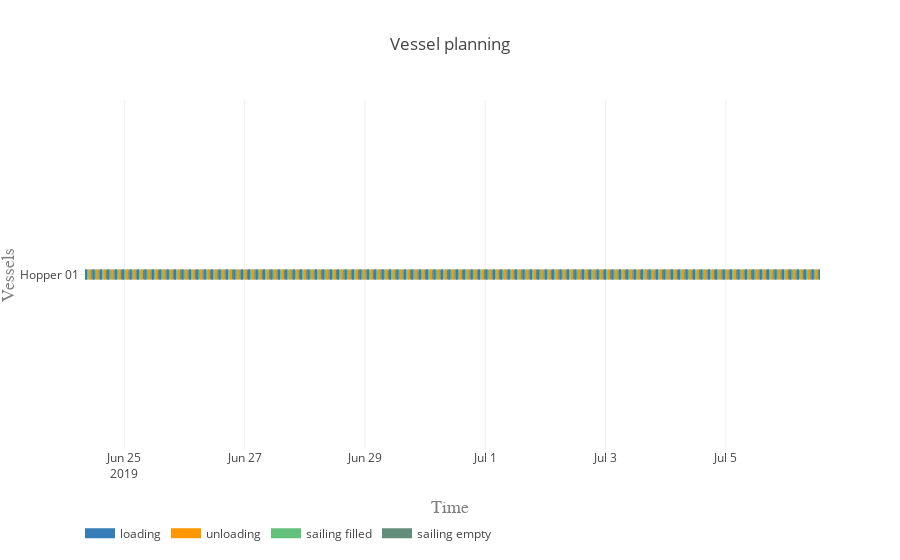

The notebook cell saved with this chart:
### Markdown cell above
#### Vessel planning

### Code cell
vessels = [hopper]

activities = ['loading', 'unloading', 'sailing filled', 'sailing empty']
colors = {0:'rgb(55,126,184)', 1:'rgb(255,150,0)', 2:'rgb(98, 192, 122)', 3:'rgb(98, 141, 122)'}

plot.vessel_planning(vessels, activities, colors)

### Figure 1 — Plotly figure (JSON) as saved in the notebook; plotly's stock layout.template omitted (floating-point values rounded to 4 significant figures; data arrays with more than 128 entries replaced by an {"elided": "..."} marker saying what was removed)
{"data": [{"connectgaps": false, "hoverinfo": "y+name", "line": {"color": "rgb(55,126,184)", "width": 10}, "mode": "lines", "name": "loading", "type": "scatter", "uid": "fc20e80a-3261-4156-aefa-ac84afdd64b4", "x": {"elided": "1000 str values"}, "y": {"elided": "1000 str values"}}, {"connectgaps": false, "hoverinfo": "y+name", "line": {"color": "rgb(255,150,0)", "width": 10}, "mode": "lines", "name": "unloading", "type": "scatter", "uid": "59e126ed-48f3-4f11-9799-81045141a52b", "x": {"elided": "1000 str values"}, "y": {"elided": "1000 str values"}}, {"connectgaps": false, "hoverinfo": "y+name", "line": {"color": "rgb(98, 192, 122)", "width": 10}, "mode": "lines", "name": "sailing filled", "type": "scatter", "uid": "80fd4b4c-c23f-49ce-9d1c-f7a5552be562", "x": {"elided": "500 str values"}, "y": {"elided": "500 str values"}}, {"connectgaps": false, "hoverinfo": "y+name", "line": {"color": "rgb(98, 141, 122)", "width": 10}, "mode": "lines", "name": "sailing empty", "type": "scatter", "uid": "4eed7e16-c0d9-4cdf-bd0e-c89b463cc308", "x": {"elided": "495 str values"}, "y": {"elided": "495 str values"}}], "layout": {"hovermode": "closest", "legend": {"orientation": "h", "x": 0, "y": -0.2}, "title": "Vessel planning", "xaxis": {"range": ["2019-06-24 06:18:26", "2019-07-06 13:32:48.511561"], "title": "Time", "titlefont": {"color": "#7f7f7f", "family": "Courier New, monospace", "size": 18}}, "yaxis": {"title": "Vessels", "titlefont": {"color": "#7f7f7f", "family": "Courier New, monospace", "size": 18}}}}
